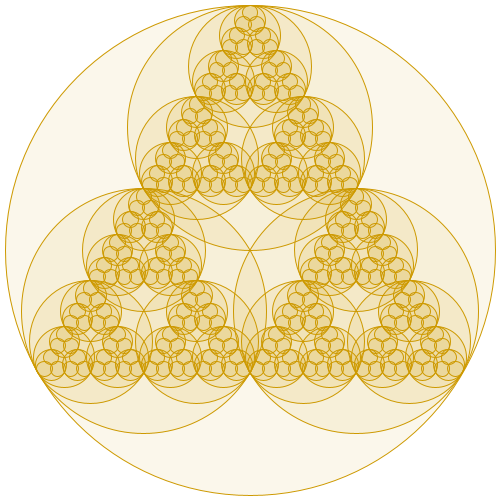
Frame 1 (no input)
Frame 60 (the mouse pressed at the canvas centre just before this capture): identical to frame 1, image omitted
Frame 120 (the mouse held since frame 60 and released just before this capture): identical to frame 1, image omitted

The Processing sketch that drew this single still picture (run headless with seeded random() and noise(); from frame 60 on, the mouse is pressed at the canvas centre):

// Processing sketch: processing_14816
// ── processing_14816.pde

/****************************************
To David:
    Yeah it's soooo easy!
    After 2 glasses of wisky and 1 glass of wine,
    on the flight from Frankfurt to Shanghai,
    I got it ;)
    
    yours,
    S
****************************************/
float x, y, d;

void setup(){
  size(500,500);
  smooth();
}

void draw(){
  background(255);
  ellipseMode(CENTER);
  
  x=width/2;
  y=height/2;
  d=width-10; //leave some white space on the canvas
  drawCircle(x, y, d);
  
}

void drawCircle(float x0, float y0, float d0){
  float x, y, d; //coordination and diameter
  int n; //devident number of the inner circles

  x = x0;
  y = y0;
  d = d0;
  n = 3; //This number can be changed for fun,
          //but note that when n > 8 it's getting slow
  
  stroke(205, 153, 0);
  fill(205, 153, 0, 20);
  ellipse(x, y, d, d);
  
  if(d > 30){ //define the minimun diameter to quit the loop
        
    float angle=PI/2;
    d = d/2;
    
    for(int i=0; i<n; i++){
      x = x0+d/2*cos(angle);
      y = y0-d/2*sin(angle);
      drawCircle(x,y,d);
      angle += 2*PI/n;
    }
 }
}
